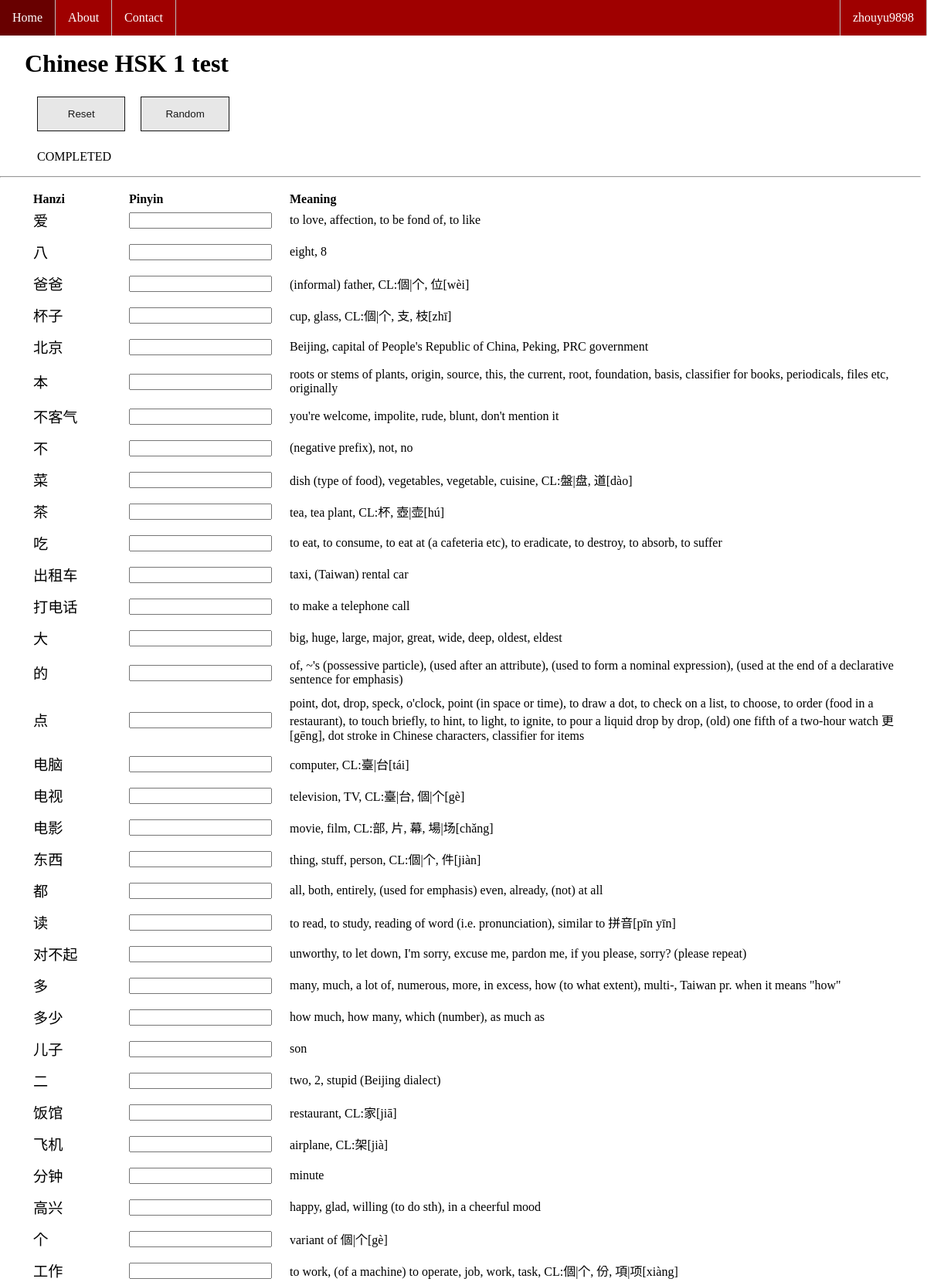
Screenshot of /random/1/ (signed in, upper part) with the database file from the repository.
### chinesetest/models.py (models this page shows, shortened)
class Word(models.Model):
    hanzi = models.CharField(max_length=30)
    pinyin = models.CharField(max_length=30)
    meaning = models.CharField(default='ok', max_length=100)
    hsk = models.IntegerField()

### chinesetest/views.py (the view, shortened to what this page needs)
# urls.py: path('random/<int:hsk>/', views.random, name='random'),
def random(request, hsk):
    words = Word.objects.filter(hsk=hsk)
    total_count = words.count()
    full_test = True
    if request.user.is_authenticated:
        solved_words = Solve.objects.filter(user=request.user).filter(word__hsk=hsk)
        solved_count = solved_words.count()
        unsolved_words = Word.objects.filter(hsk=hsk).exclude(
                id__in=solved_words.values_list('word__id')
            ).order_by('?')
        if unsolved_words:
            full_test = False
            words = [unsolved_words[0]]
    context = {
        'words_list': words,
        'hsk': hsk,
        'full_test': full_test,
        'total_count': total_count,
        'solved_count': solved_count,
    }
    return render(request, 'test.html', context)

### chinesetest/templates/test.html (shortened to what this page needs)
{% extends "base.html" %}
{% block content %}
	<h1>Chinese HSK {{ hsk }} test</h1>
    <div class="pre_test">
        <form action="{% url 'chinesetest:reset' hsk %}">
            <input type="submit" value="Reset" name="reset" class="resetbtn">
        </form>
        <form action="{% url 'chinesetest:random' hsk %}">
            <input type="submit" value="Random" name="random" class="randombtn">
        </form>
        <p>
            {% if solved_count == total_count %}
                COMPLETED
            {% else %}
                {{ solved_count }}/{{ total_count}}
            {% endif %}
        </p>
    </div>
    <hr>
    {% if words_list %}
        <div id="word_list">
            <ul>
                <form action="{% url 'chinesetest:check' %}" method="POST" autocomplete="off" id="words_form">
                    <table>
                            <tr>
                                <th class="hanzi_column">Hanzi</th>
                                <th class="pinyin_column">Pinyin</th>
                                <th class="meaning_column">Meaning</th>
                            </tr>
                        {% for word in words_list %}
                            <tr>
                                <td><span class="hanzi_text">{{ word.hanzi }}</span></td>
                                {% if word.solved %}
                                    <td>
                                        <span class="checkmark">
                                            <div class="checkmark_stem"></div>
                                            <div class="checkmark_kick"></div>
                                        </span>
                                    </td>
                                {% else %}
                                    <td>
                                        <input id="text_input" type="text" name="pinyin" autofocus>
                                    </td>
                                {% endif %}
                                <td class="meaning">{{ word.meaning }}</td>
                            </tr>
                        {% endfor %}
                    </table>
                </form>
            </ul>
        </div>
    {% endif %}
{% endblock content %}

### chinesetest/templates/base.html (shortened to what this page needs)
<html lang="en">
<head>
	{% load static %}
	<link rel="stylesheet" type="text/css" href="{% static '/style.css' %}">
</head>
<body>
    <div>
        {% block sidebar %}
        <ul class="sidebar">
            <li class="sidebar"><a class="active" href="/">Home</a></li>
            <li class="sidebar"><a href="{% url 'chinesetest:about' %}">About</a></li>
            <li class="sidebar"><a href="{% url 'chinesetest:contact' %}">Contact</a></li>
            {% if request.user.is_authenticated %}
                <li class="sidebar dropdown" style="float: right; border-left:1px solid #bbb;">
                    <a href="javascript:void(0)" class="sidebar dropbtn">
                        {{ request.user.username }}
                    </a>
                </li>
            {% endif %}
        </ul>
        {% endblock %}
    </div>
    <div id="content">
        {% block content %}{% endblock %}
    </div>
</body>
</html>

### chinesetest/static/style.css (style rules this page uses)
body { background-color: white; margin-left: 0; }
h1 { margin: 2em 1em 0.5em; }
ul { list-style-type: none; }
ul.sidebar { list-style-type: none; margin: 0; padding: 0; overflow: hidden; background-color: rgb(159, 0, 0); width: 100%; position: fixed; top: 0; z-index: 1; }
li.sidebar { float: left; border-right:1px solid #bbb; }
li.sidebar a, .dropbtn { display: inline-block; color: white; text-align: center; padding: 14px 16px; text-decoration: none; }
li.dropdown { display: inline-block; }
table { table-layout: fixed; overflow: hidden; }
th { text-align: left; }
th.hanzi_column { width: 120px; }
th.meaning_column { padding-left: 20px; }
td { padding-bottom: 10px; }
td.meaning { padding-left: 20px; }
span.hanzi_text { font-size: 1.2em; }
input.resetbtn, input.randombtn { padding: 14px 20px; background-color: #e5e5e5; color: rgb(1, 1, 1); padding: 14px 20px; margin: 8px 0; border-style: solid; border-width: thin; cursor: pointer; width: 10%; opacity: 0.9; }
input.resetbtn { float: left; margin-right: 20px; }
.pre_test { margin-left: 3em; }

### rows the page displays
Word: hanzi "爱", meaning "to love, affection, to be fond of, to like"
Word: hanzi "八", meaning "eight, 8"
Word: hanzi "爸爸", meaning "(informal) father, CL:個|个, 位[wèi]"
Word: hanzi "杯子", meaning "cup, glass, CL:個|个, 支, 枝[zhī]"
Word: hanzi "北京", meaning "Beijing, capital of People's Republic of China, Peking, PRC government"
Word: hanzi "本", meaning "roots or stems of plants, origin, source, this, the current, root, foundation, basis, classifier for books, periodicals, files etc, originally"
Word: hanzi "不客气", meaning "you're welcome, impolite, rude, blunt, don't mention it"
Word: hanzi "不", meaning "(negative prefix), not, no"
Word: hanzi "菜", meaning "dish (type of food), vegetables, vegetable, cuisine, CL:盤|盘, 道[dào]"
Word: hanzi "茶", meaning "tea, tea plant, CL:杯, 壺|壶[hú]"
Word: hanzi "吃", meaning "to eat, to consume, to eat at (a cafeteria etc), to eradicate, to destroy, to absorb, to suffer"
Word: hanzi "出租车", meaning "taxi, (Taiwan) rental car"
Word: hanzi "打电话", meaning "to make a telephone call"
Word: hanzi "大", meaning "big, huge, large, major, great, wide, deep, oldest, eldest"
Word: hanzi "的", meaning "of, ~'s (possessive particle), (used after an attribute), (used to form a nominal expression), (used at the end of a declarative sentence for emphasis)"
Word: hanzi "点", meaning "point, dot, drop, speck, o'clock, point (in space or time), to draw a dot, to check on a list, to choose, to order (food in a restaurant), to touch briefly, to hint, to light, to ignite, to pour a liquid drop by drop, (old) one fifth of a two-hour watch 更[gēng], dot stroke in Chinese characters, classifier for items"
Word: hanzi "电脑", meaning "computer, CL:臺|台[tái]"
Word: hanzi "电视", meaning "television, TV, CL:臺|台, 個|个[gè]"
Word: hanzi "电影", meaning "movie, film, CL:部, 片, 幕, 場|场[chǎng]"
Word: hanzi "东西", meaning "thing, stuff, person, CL:個|个, 件[jiàn]"
Word: hanzi "都", meaning "all, both, entirely, (used for emphasis) even, already, (not) at all"
Word: hanzi "读", meaning "to read, to study, reading of word (i.e. pronunciation), similar to 拼音[pīn yīn]"
Word: hanzi "对不起", meaning "unworthy, to let down, I'm sorry, excuse me, pardon me, if you please, sorry? (please repeat)"
Word: hanzi "多", meaning "many, much, a lot of, numerous, more, in excess, how (to what extent), multi-, Taiwan pr. when it means \"how\""
Word: hanzi "多少", meaning "how much, how many, which (number), as much as"
Word: hanzi "儿子", meaning "son"
Word: hanzi "二", meaning "two, 2, stupid (Beijing dialect)"
Word: hanzi "饭馆", meaning "restaurant, CL:家[jiā]"
Word: hanzi "飞机", meaning "airplane, CL:架[jià]"
Word: hanzi "分钟", meaning "minute"
Word: hanzi "高兴", meaning "happy, glad, willing (to do sth), in a cheerful mood"
Word: hanzi "个", meaning "variant of 個|个[gè]"
Word: hanzi "工作", meaning "to work, (of a machine) to operate, job, work, task, CL:個|个, 份, 項|项[xiàng]"

### other values shown
{{ request.user.username }} "zhouyu9898"
{{ hsk }} "1"
